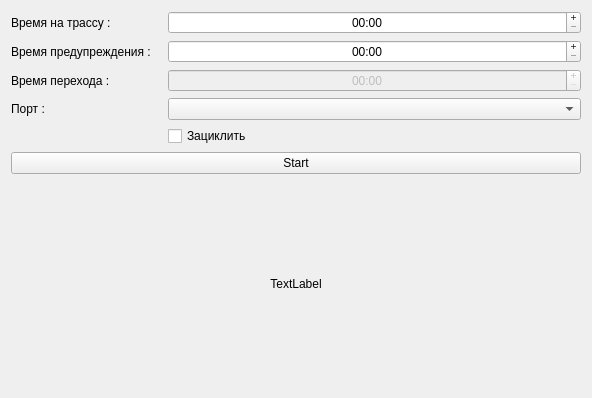
<?xml version="1.0" encoding="UTF-8"?>
<ui version="4.0">
 <class>MainWindow</class>
 <widget class="QMainWindow" name="MainWindow">
  <property name="geometry">
   <rect>
    <x>0</x>
    <y>0</y>
    <width>592</width>
    <height>398</height>
   </rect>
  </property>
  <property name="windowTitle">
   <string>Таймер для боулдерингов</string>
  </property>
  <widget class="QWidget" name="centralWidget">
   <layout class="QVBoxLayout" name="verticalLayout">
    <item>
     <layout class="QGridLayout" name="gridLayout_2" rowstretch="0,0,10">
      <item row="0" column="0">
       <layout class="QGridLayout" name="gridLayout" columnstretch="0,2">
        <item row="0" column="0">
         <widget class="QLabel" name="m_lbl_full_time">
          <property name="text">
           <string>Время на трассу :</string>
          </property>
         </widget>
        </item>
        <item row="0" column="1">
         <widget class="QTimeEdit" name="m_te_full_time">
          <property name="alignment">
           <set>Qt::AlignCenter</set>
          </property>
          <property name="buttonSymbols">
           <enum>QAbstractSpinBox::PlusMinus</enum>
          </property>
          <property name="correctionMode">
           <enum>QAbstractSpinBox::CorrectToNearestValue</enum>
          </property>
          <property name="displayFormat">
           <string>mm:ss</string>
          </property>
         </widget>
        </item>
        <item row="1" column="0">
         <widget class="QLabel" name="m_lbl_ring_time">
          <property name="text">
           <string>Время предупреждения :</string>
          </property>
         </widget>
        </item>
        <item row="1" column="1">
         <widget class="QTimeEdit" name="m_te_ring_time">
          <property name="alignment">
           <set>Qt::AlignCenter</set>
          </property>
          <property name="buttonSymbols">
           <enum>QAbstractSpinBox::PlusMinus</enum>
          </property>
          <property name="correctionMode">
           <enum>QAbstractSpinBox::CorrectToNearestValue</enum>
          </property>
          <property name="displayFormat">
           <string>mm:ss</string>
          </property>
         </widget>
        </item>
        <item row="2" column="0">
         <widget class="QLabel" name="m_lbl_rotate_time">
          <property name="text">
           <string>Время перехода :</string>
          </property>
         </widget>
        </item>
        <item row="2" column="1">
         <widget class="QTimeEdit" name="m_te_rotate_time">
          <property name="enabled">
           <bool>false</bool>
          </property>
          <property name="alignment">
           <set>Qt::AlignCenter</set>
          </property>
          <property name="buttonSymbols">
           <enum>QAbstractSpinBox::PlusMinus</enum>
          </property>
          <property name="correctionMode">
           <enum>QAbstractSpinBox::CorrectToNearestValue</enum>
          </property>
          <property name="displayFormat">
           <string>mm:ss</string>
          </property>
         </widget>
        </item>
        <item row="3" column="0">
         <widget class="QLabel" name="m_lbl_serial_port">
          <property name="text">
           <string>Порт :</string>
          </property>
         </widget>
        </item>
        <item row="3" column="1">
         <widget class="QComboBox" name="m_cb_serial_port"/>
        </item>
        <item row="4" column="0">
         <spacer name="horizontalSpacer">
          <property name="orientation">
           <enum>Qt::Horizontal</enum>
          </property>
          <property name="sizeHint" stdset="0">
           <size>
            <width>151</width>
            <height>13</height>
           </size>
          </property>
         </spacer>
        </item>
        <item row="4" column="1">
         <widget class="QCheckBox" name="m_chk_loop">
          <property name="text">
           <string>Зациклить</string>
          </property>
         </widget>
        </item>
       </layout>
      </item>
      <item row="1" column="0">
       <widget class="QPushButton" name="m_btn_start_stop">
        <property name="text">
         <string>Start</string>
        </property>
       </widget>
      </item>
      <item row="2" column="0">
       <widget class="QLabel" name="m_lbl_current_time">
        <property name="sizePolicy">
         <sizepolicy hsizetype="Ignored" vsizetype="Ignored">
          <horstretch>0</horstretch>
          <verstretch>0</verstretch>
         </sizepolicy>
        </property>
        <property name="minimumSize">
         <size>
          <width>100</width>
          <height>50</height>
         </size>
        </property>
        <property name="text">
         <string>TextLabel</string>
        </property>
        <property name="textFormat">
         <enum>Qt::PlainText</enum>
        </property>
        <property name="alignment">
         <set>Qt::AlignCenter</set>
        </property>
       </widget>
      </item>
     </layout>
    </item>
   </layout>
  </widget>
 </widget>
 <layoutdefault spacing="6" margin="11"/>
 <resources/>
 <connections/>
</ui>
